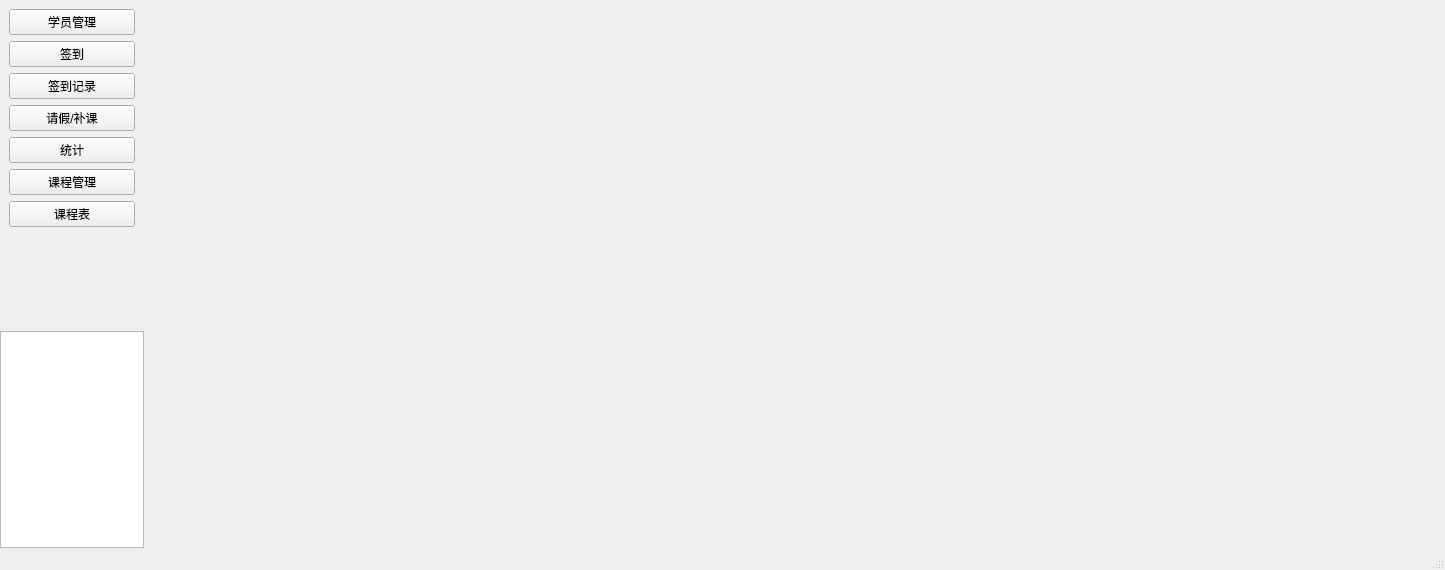
<?xml version="1.0" encoding="UTF-8"?>
<ui version="4.0">
 <class>MainWindow</class>
 <widget class="QMainWindow" name="MainWindow">
  <property name="geometry">
   <rect>
    <x>0</x>
    <y>0</y>
    <width>1445</width>
    <height>570</height>
   </rect>
  </property>
  <property name="minimumSize">
   <size>
    <width>1300</width>
    <height>0</height>
   </size>
  </property>
  <property name="windowTitle">
   <string>MainWindow</string>
  </property>
  <widget class="QWidget" name="centralwidget">
   <layout class="QGridLayout" name="gridLayout" columnstretch="1,9">
    <property name="leftMargin">
     <number>0</number>
    </property>
    <property name="topMargin">
     <number>0</number>
    </property>
    <property name="rightMargin">
     <number>0</number>
    </property>
    <property name="bottomMargin">
     <number>0</number>
    </property>
    <item row="0" column="0">
     <widget class="QWidget" name="widget" native="true">
      <layout class="QVBoxLayout" name="verticalLayout" stretch="3,2">
       <property name="leftMargin">
        <number>0</number>
       </property>
       <property name="topMargin">
        <number>0</number>
       </property>
       <property name="rightMargin">
        <number>0</number>
       </property>
       <property name="bottomMargin">
        <number>0</number>
       </property>
       <item>
        <widget class="QWidget" name="widget_3" native="true">
         <layout class="QVBoxLayout" name="verticalLayout_2">
          <property name="topMargin">
           <number>9</number>
          </property>
          <item>
           <widget class="QPushButton" name="pushButton">
            <property name="text">
             <string>学员管理</string>
            </property>
           </widget>
          </item>
          <item>
           <widget class="QPushButton" name="pushButton_2">
            <property name="text">
             <string>签到</string>
            </property>
           </widget>
          </item>
          <item>
           <widget class="QPushButton" name="pushButton_3">
            <property name="text">
             <string>签到记录</string>
            </property>
           </widget>
          </item>
          <item>
           <widget class="QPushButton" name="pushButton_4">
            <property name="text">
             <string>请假/补课</string>
            </property>
           </widget>
          </item>
          <item>
           <widget class="QPushButton" name="pushButton_5">
            <property name="text">
             <string>统计</string>
            </property>
           </widget>
          </item>
          <item>
           <widget class="QPushButton" name="pushButton_classSchedule">
            <property name="text">
             <string>课程管理</string>
            </property>
           </widget>
          </item>
          <item>
           <widget class="QPushButton" name="pushButton_7">
            <property name="text">
             <string>课程表</string>
            </property>
           </widget>
          </item>
          <item>
           <spacer name="verticalSpacer">
            <property name="orientation">
             <enum>Qt::Vertical</enum>
            </property>
            <property name="sizeHint" stdset="0">
             <size>
              <width>20</width>
              <height>40</height>
             </size>
            </property>
           </spacer>
          </item>
         </layout>
        </widget>
       </item>
       <item>
        <widget class="QTextBrowser" name="textBrowser"/>
       </item>
      </layout>
     </widget>
    </item>
    <item row="0" column="1">
     <widget class="QWidget" name="widget_2" native="true">
      <layout class="QVBoxLayout" name="verticalLayout_3">
       <property name="leftMargin">
        <number>0</number>
       </property>
       <property name="topMargin">
        <number>0</number>
       </property>
       <property name="rightMargin">
        <number>0</number>
       </property>
       <property name="bottomMargin">
        <number>0</number>
       </property>
       <item>
        <widget class="QStackedWidget" name="stackedWidget">
         <property name="currentIndex">
          <number>5</number>
         </property>
         <widget class="SignInManager" name="page"/>
         <widget class="SignInRecord" name="page_2"/>
         <widget class="StuInfo" name="page_3"/>
         <widget class="ClassSchedule" name="page_4"/>
         <widget class="LeaveAndMakeup" name="page_5"/>
         <widget class="Report" name="page_6"/>
        </widget>
       </item>
      </layout>
     </widget>
    </item>
   </layout>
  </widget>
  <widget class="QMenuBar" name="menubar">
   <property name="geometry">
    <rect>
     <x>0</x>
     <y>0</y>
     <width>1445</width>
     <height>21</height>
    </rect>
   </property>
  </widget>
  <widget class="QStatusBar" name="statusbar"/>
 </widget>
 <customwidgets>
  <customwidget>
   <class>SignInManager</class>
   <extends>QWidget</extends>
   <header>signinmanager.h</header>
   <container>1</container>
  </customwidget>
  <customwidget>
   <class>SignInRecord</class>
   <extends>QWidget</extends>
   <header>signinrecord.h</header>
   <container>1</container>
  </customwidget>
  <customwidget>
   <class>StuInfo</class>
   <extends>QWidget</extends>
   <header location="global">stuinfo.h</header>
   <container>1</container>
  </customwidget>
  <customwidget>
   <class>ClassSchedule</class>
   <extends>QWidget</extends>
   <header>classschedule.h</header>
   <container>1</container>
  </customwidget>
  <customwidget>
   <class>LeaveAndMakeup</class>
   <extends>QWidget</extends>
   <header>leaveandmakeup.h</header>
   <container>1</container>
  </customwidget>
  <customwidget>
   <class>Report</class>
   <extends>QWidget</extends>
   <header>report.h</header>
   <container>1</container>
  </customwidget>
 </customwidgets>
 <resources/>
 <connections/>
</ui>
